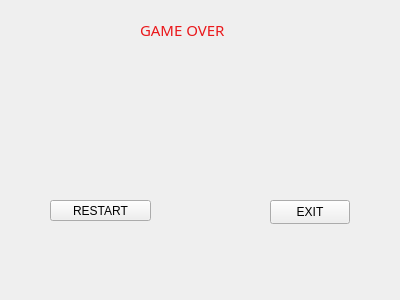
<?xml version="1.0" encoding="UTF-8"?>
<ui version="4.0">
 <class>Form</class>
 <widget class="QWidget" name="Form">
  <property name="geometry">
   <rect>
    <x>0</x>
    <y>0</y>
    <width>400</width>
    <height>300</height>
   </rect>
  </property>
  <property name="windowTitle">
   <string>Form</string>
  </property>
  <widget class="QLabel" name="label">
   <property name="geometry">
    <rect>
     <x>140</x>
     <y>10</y>
     <width>151</width>
     <height>41</height>
    </rect>
   </property>
   <property name="font">
    <font>
     <family>Old English Text MT</family>
     <pointsize>11</pointsize>
    </font>
   </property>
   <property name="text">
    <string>&lt;html&gt;&lt;head/&gt;&lt;body&gt;&lt;p&gt;&lt;span style=&quot; color:#ea181b;&quot;&gt;GAME OVER&lt;/span&gt;&lt;/p&gt;&lt;/body&gt;&lt;/html&gt;</string>
   </property>
   <property name="textFormat">
    <enum>Qt::MarkdownText</enum>
   </property>
  </widget>
  <widget class="QPushButton" name="Start">
   <property name="geometry">
    <rect>
     <x>50</x>
     <y>200</y>
     <width>101</width>
     <height>21</height>
    </rect>
   </property>
   <property name="text">
    <string>RESTART</string>
   </property>
  </widget>
  <widget class="QPushButton" name="Exit">
   <property name="geometry">
    <rect>
     <x>270</x>
     <y>200</y>
     <width>80</width>
     <height>24</height>
    </rect>
   </property>
   <property name="text">
    <string>EXIT</string>
   </property>
  </widget>
 </widget>
 <resources/>
 <connections/>
</ui>
